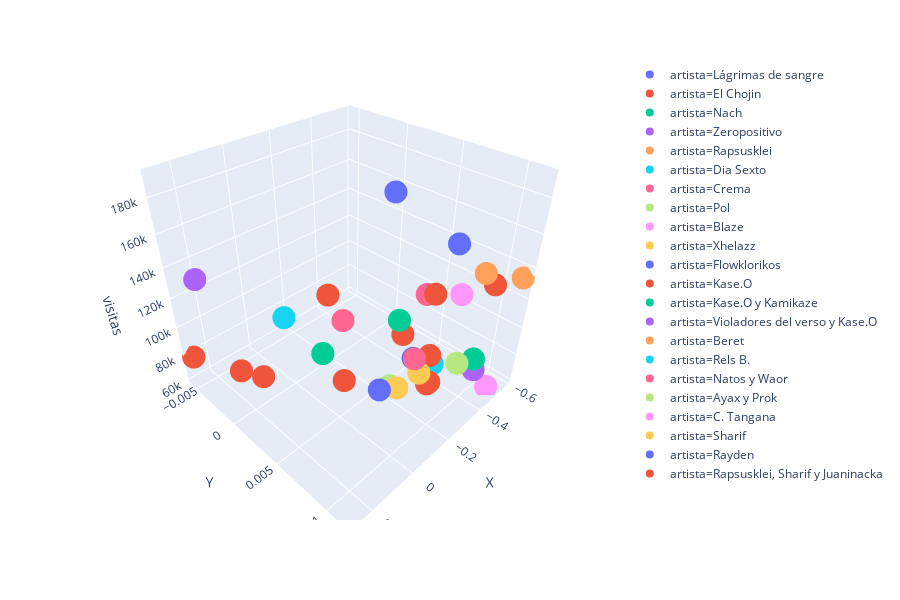

The cell this chart's notebook holds for it:
### Code cell
import plotly.express as px

fig = px.scatter_3d(dataf, x = 'X', y = 'Y', z='visitas', color='artista')
fig.show()

### Figure 1 — Plotly figure (JSON) as saved in the notebook; plotly's stock layout.template omitted (floating-point values rounded to 4 significant figures)
{"data": [{"hoverlabel": {"namelength": 0}, "hovertemplate": "artista=Lágrimas de sangre<br>X=%{x}<br>Y=%{y}<br>visitas=%{z}", "legendgroup": "artista=Lágrimas de sangre", "marker": {"color": "#636efa", "symbol": "circle"}, "mode": "markers", "name": "artista=Lágrimas de sangre", "scene": "scene", "showlegend": true, "type": "scatter3d", "x": [-0.1772, -0.1537], "y": [0.006327, 0.006106], "z": [190535, 68179]}, {"hoverlabel": {"namelength": 0}, "hovertemplate": "artista=El Chojin<br>X=%{x}<br>Y=%{y}<br>visitas=%{z}", "legendgroup": "artista=El Chojin", "marker": {"color": "#EF553B", "symbol": "circle"}, "mode": "markers", "name": "artista=El Chojin", "scene": "scene", "showlegend": true, "type": "scatter3d", "x": [-0.06624, -0.4969], "y": [0.004114, 0.01039], "z": [74232, 131700]}, {"hoverlabel": {"namelength": 0}, "hovertemplate": "artista=Nach<br>X=%{x}<br>Y=%{y}<br>visitas=%{z}", "legendgroup": "artista=Nach", "marker": {"color": "#00cc96", "symbol": "circle"}, "mode": "markers", "name": "artista=Nach", "scene": "scene", "showlegend": true, "type": "scatter3d", "x": [-0.2216, -0.4476], "y": [0.006514, 0.01021], "z": [114787, 83464]}, {"hoverlabel": {"namelength": 0}, "hovertemplate": "artista=Zeropositivo<br>X=%{x}<br>Y=%{y}<br>visitas=%{z}", "legendgroup": "artista=Zeropositivo", "marker": {"color": "#ab63fa", "symbol": "circle"}, "mode": "markers", "name": "artista=Zeropositivo", "scene": "scene", "showlegend": true, "type": "scatter3d", "x": [-0.4597], "y": [0.01021], "z": [73871]}, {"hoverlabel": {"namelength": 0}, "hovertemplate": "artista=Rapsusklei<br>X=%{x}<br>Y=%{y}<br>visitas=%{z}", "legendgroup": "artista=Rapsusklei", "marker": {"color": "#FFA15A", "symbol": "circle"}, "mode": "markers", "name": "artista=Rapsusklei", "scene": "scene", "showlegend": true, "type": "scatter3d", "x": [-0.4392], "y": [0.01017], "z": [142186]}, {"hoverlabel": {"namelength": 0}, "hovertemplate": "artista=Dia Sexto<br>X=%{x}<br>Y=%{y}<br>visitas=%{z}", "legendgroup": "artista=Dia Sexto", "marker": {"color": "#19d3f3", "symbol": "circle"}, "mode": "markers", "name": "artista=Dia Sexto", "scene": "scene", "showlegend": true, "type": "scatter3d", "x": [0.01985], "y": [-0.0003776], "z": [107713]}, {"hoverlabel": {"namelength": 0}, "hovertemplate": "artista=Crema<br>X=%{x}<br>Y=%{y}<br>visitas=%{z}", "legendgroup": "artista=Crema", "marker": {"color": "#FF6692", "symbol": "circle"}, "mode": "markers", "name": "artista=Crema", "scene": "scene", "showlegend": true, "type": "scatter3d", "x": [-0.2975, -0.2512], "y": [0.007573, 0.007665], "z": [129919, 90143]}, {"hoverlabel": {"namelength": 0}, "hovertemplate": "artista=Pol<br>X=%{x}<br>Y=%{y}<br>visitas=%{z}", "legendgroup": "artista=Pol", "marker": {"color": "#B6E880", "symbol": "circle"}, "mode": "markers", "name": "artista=Pol", "scene": "scene", "showlegend": true, "type": "scatter3d", "x": [-0.3787], "y": [0.009687], "z": [84323]}, {"hoverlabel": {"namelength": 0}, "hovertemplate": "artista=Blaze<br>X=%{x}<br>Y=%{y}<br>visitas=%{z}", "legendgroup": "artista=Blaze", "marker": {"color": "#FF97FF", "symbol": "circle"}, "mode": "markers", "name": "artista=Blaze", "scene": "scene", "showlegend": true, "type": "scatter3d", "x": [-0.4972], "y": [0.01112], "z": [61257]}, {"hoverlabel": {"namelength": 0}, "hovertemplate": "artista=Xhelazz<br>X=%{x}<br>Y=%{y}<br>visitas=%{z}", "legendgroup": "artista=Xhelazz", "marker": {"color": "#FECB52", "symbol": "circle"}, "mode": "markers", "name": "artista=Xhelazz", "scene": "scene", "showlegend": true, "type": "scatter3d", "x": [-0.2677], "y": [0.007934], "z": [79047]}, {"hoverlabel": {"namelength": 0}, "hovertemplate": "artista=Flowklorikos<br>X=%{x}<br>Y=%{y}<br>visitas=%{z}", "legendgroup": "artista=Flowklorikos", "marker": {"color": "#636efa", "symbol": "circle"}, "mode": "markers", "name": "artista=Flowklorikos", "scene": "scene", "showlegend": true, "type": "scatter3d", "x": [-0.3729], "y": [0.008644], "z": [158833]}, {"hoverlabel": {"namelength": 0}, "hovertemplate": "artista=Kase.O<br>X=%{x}<br>Y=%{y}<br>visitas=%{z}", "legendgroup": "artista=Kase.O", "marker": {"color": "#EF553B", "symbol": "circle"}, "mode": "markers", "name": "artista=Kase.O", "scene": "scene", "showlegend": true, "type": "scatter3d", "x": [-0.06479, -0.299, 0.1916, 0.1026, -0.3362, -0.3612, 0.2744, -0.2905], "y": [0.002604, 0.00824, -0.001601, -0.001452, 0.007797, 0.007462, -0.005543, 0.005837], "z": [128172, 132558, 78700, 65723, 62659, 81115, 77963, 95917]}, {"hoverlabel": {"namelength": 0}, "hovertemplate": "artista=Kase.O y Kamikaze<br>X=%{x}<br>Y=%{y}<br>visitas=%{z}", "legendgroup": "artista=Kase.O y Kamikaze", "marker": {"color": "#00cc96", "symbol": "circle"}, "mode": "markers", "name": "artista=Kase.O y Kamikaze", "scene": "scene", "showlegend": true, "type": "scatter3d", "x": [-0.05496], "y": [0.002069], "z": [85858]}, {"hoverlabel": {"namelength": 0}, "hovertemplate": "artista=Violadores del verso y Kase.O<br>X=%{x}<br>Y=%{y}<br>visitas=%{z}", "legendgroup": "artista=Violadores del verso y Kase.O", "marker": {"color": "#ab63fa", "symbol": "circle"}, "mode": "markers", "name": "artista=Violadores del verso y Kase.O", "scene": "scene", "showlegend": true, "type": "scatter3d", "x": [0.242], "y": [-0.004195], "z": [135361]}, {"hoverlabel": {"namelength": 0}, "hovertemplate": "artista=Beret<br>X=%{x}<br>Y=%{y}<br>visitas=%{z}", "legendgroup": "artista=Beret", "marker": {"color": "#FFA15A", "symbol": "circle"}, "mode": "markers", "name": "artista=Beret", "scene": "scene", "showlegend": true, "type": "scatter3d", "x": [-0.5829], "y": [0.01147], "z": [133808]}, {"hoverlabel": {"namelength": 0}, "hovertemplate": "artista=Rels B.<br>X=%{x}<br>Y=%{y}<br>visitas=%{z}", "legendgroup": "artista=Rels B.", "marker": {"color": "#19d3f3", "symbol": "circle"}, "mode": "markers", "name": "artista=Rels B.", "scene": "scene", "showlegend": true, "type": "scatter3d", "x": [-0.3951], "y": [0.007317], "z": [70556]}, {"hoverlabel": {"namelength": 0}, "hovertemplate": "artista=Natos y Waor<br>X=%{x}<br>Y=%{y}<br>visitas=%{z}", "legendgroup": "artista=Natos y Waor", "marker": {"color": "#FF6692", "symbol": "circle"}, "mode": "markers", "name": "artista=Natos y Waor", "scene": "scene", "showlegend": true, "type": "scatter3d", "x": [-0.08754], "y": [0.003602], "z": [113570]}, {"hoverlabel": {"namelength": 0}, "hovertemplate": "artista=Ayax y Prok<br>X=%{x}<br>Y=%{y}<br>visitas=%{z}", "legendgroup": "artista=Ayax y Prok", "marker": {"color": "#B6E880", "symbol": "circle"}, "mode": "markers", "name": "artista=Ayax y Prok", "scene": "scene", "showlegend": true, "type": "scatter3d", "x": [-0.2163], "y": [0.006051], "z": [64603]}, {"hoverlabel": {"namelength": 0}, "hovertemplate": "artista=C. Tangana<br>X=%{x}<br>Y=%{y}<br>visitas=%{z}", "legendgroup": "artista=C. Tangana", "marker": {"color": "#FF97FF", "symbol": "circle"}, "mode": "markers", "name": "artista=C. Tangana", "scene": "scene", "showlegend": true, "type": "scatter3d", "x": [-0.3847], "y": [0.009203], "z": [129447]}, {"hoverlabel": {"namelength": 0}, "hovertemplate": "artista=Sharif<br>X=%{x}<br>Y=%{y}<br>visitas=%{z}", "legendgroup": "artista=Sharif", "marker": {"color": "#FECB52", "symbol": "circle"}, "mode": "markers", "name": "artista=Sharif", "scene": "scene", "showlegend": true, "type": "scatter3d", "x": [-0.2263], "y": [0.006608], "z": [64746]}, {"hoverlabel": {"namelength": 0}, "hovertemplate": "artista=Rayden<br>X=%{x}<br>Y=%{y}<br>visitas=%{z}", "legendgroup": "artista=Rayden", "marker": {"color": "#636efa", "symbol": "circle"}, "mode": "markers", "name": "artista=Rayden", "scene": "scene", "showlegend": true, "type": "scatter3d", "x": [-0.2517], "y": [0.007535], "z": [89893]}, {"hoverlabel": {"namelength": 0}, "hovertemplate": "artista=Rapsusklei, Sharif y Juaninacka<br>X=%{x}<br>Y=%{y}<br>visitas=%{z}", "legendgroup": "artista=Rapsusklei, Sharif y Juaninacka", "marker": {"color": "#EF553B", "symbol": "circle"}, "mode": "markers", "name": "artista=Rapsusklei, Sharif y Juaninacka", "scene": "scene", "showlegend": true, "type": "scatter3d", "x": [-0.2964], "y": [0.008507], "z": [72084]}], "layout": {"height": 600, "legend": {"tracegroupgap": 0}, "margin": {"t": 60}, "scene": {"domain": {"x": [0, 1], "y": [0, 1]}, "xaxis": {"title": {"text": "X"}}, "yaxis": {"title": {"text": "Y"}}, "zaxis": {"title": {"text": "visitas"}}}}}
